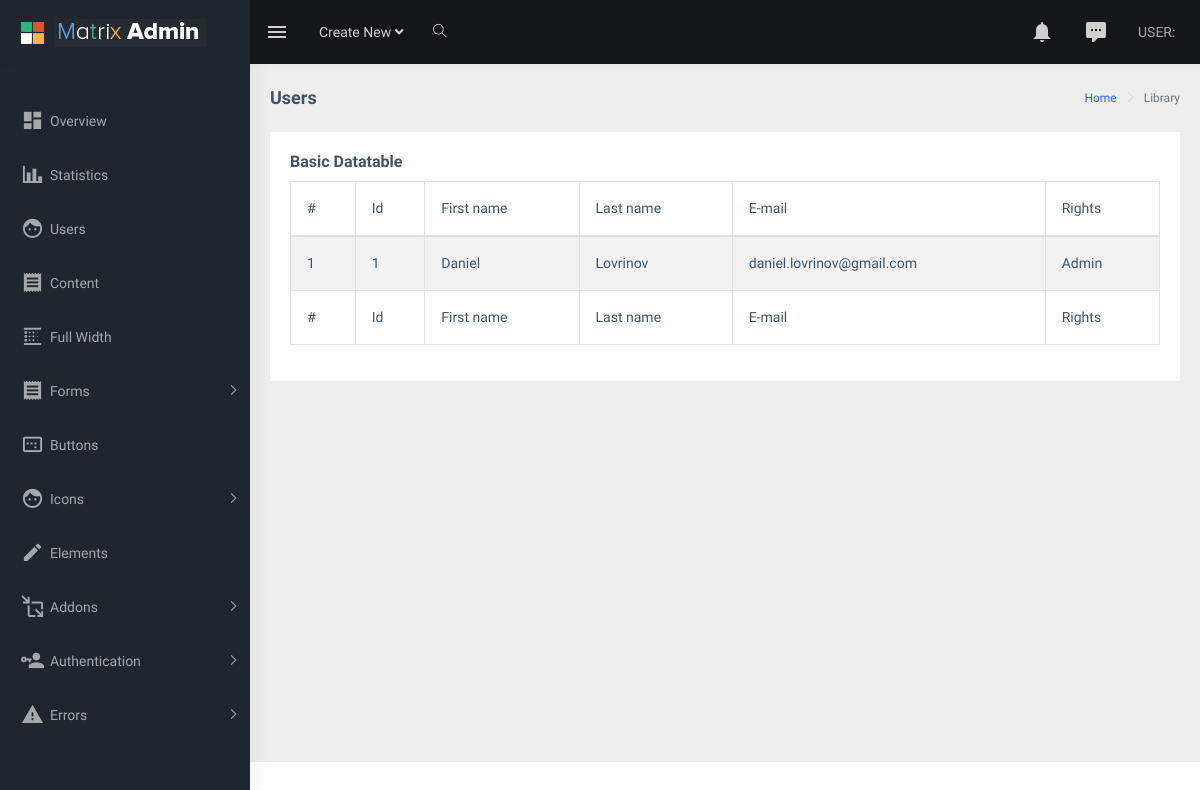
The page /adminIndex.php?p=users on the database its author committed.
### tables this page shows
CREATE TABLE `users` (
  `id` int(6) UNSIGNED NOT NULL,
  `firstname` varchar(30) NOT NULL,
  `lastname` varchar(30) NOT NULL,
  `username` varchar(30) NOT NULL,
  `email` varchar(50) NOT NULL,
  `password` varchar(50) NOT NULL,
  `isadmin` tinyint(1) NOT NULL
);

### includes/adminInc/users.php (the view)
<div class="card">
                            <div class="card-body">
                                <h5 class="card-title">Basic Datatable</h5>
                                <div class="table-responsive">
                                    <table id="zero_config" class="table table-striped table-bordered">
                                        <thead>
                                            <tr>
                                                <th>#</th>
                                                <th>Id</th>
                                                <th>First name</th>
                                                <th>Last name</th>
                                                <th>E-mail</th>
                                                <th>Rights</th>
                                            </tr>
                                        </thead>
                                        <tbody>
                                        <?php
$sql = "SELECT * FROM users";
$result = mysqli_query($connection, $sql);
if (mysqli_num_rows($result) > 0) {
    $counter=1;
    while($row = mysqli_fetch_assoc($result)) {
if ($row["isadmin"]==0) {
    $admin="User";
}else{
    $admin="Admin";
}
echo '
    <tr>
        <td>'.$counter.'</td>
        <td>'.$row["id"].'</td>
        <td>'.ucfirst($row["firstname"]).'</td>
        <td>'.ucfirst($row["lastname"]).'</td>
        <td>'.$row["email"].'</td>
        <td>'.$admin.'</td>
    </tr>
';
$counter++;
    }
} else {
    echo "0 results";
}
?>
                                        </tbody>
                                        <tfoot>
                                            <tr>
                                                <th>#</th>
                                                <th>Id</th>
                                                <th>First name</th>
                                                <th>Last name</th>
                                                <th>E-mail</th>
                                                <th>Rights</th>
                                            </tr>
                                        </tfoot>
                                    </table>
                                </div>
                            </div>
                        </div>

### rows shown on the page
users: id "1", firstname "Daniel", lastname "Lovrinov", email "daniel.lovrinov@gmail.com", isadmin "Admin"

### other values the page prints
$_GET["p"] "Users"
